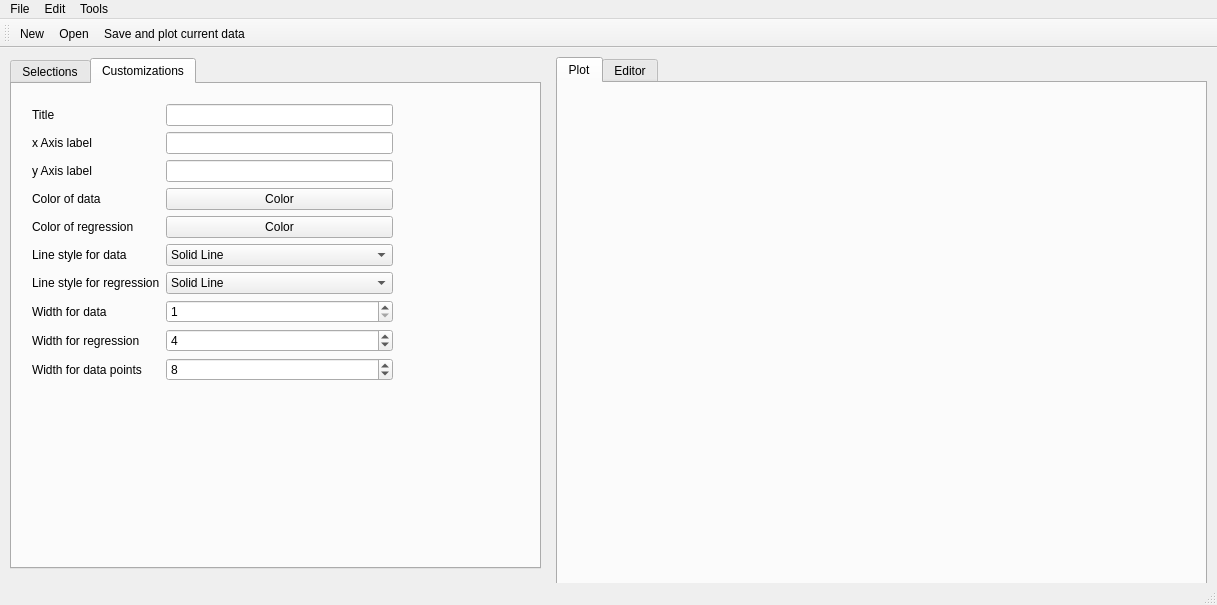
<?xml version="1.0" encoding="UTF-8"?>
<ui version="4.0">
 <class>MainWindow</class>
 <widget class="QMainWindow" name="MainWindow">
  <property name="geometry">
   <rect>
    <x>0</x>
    <y>0</y>
    <width>1217</width>
    <height>605</height>
   </rect>
  </property>
  <property name="windowTitle">
   <string>MainWindow</string>
  </property>
  <widget class="QWidget" name="centralwidget">
   <widget class="QTabWidget" name="tabWidgetDisplay">
    <property name="geometry">
     <rect>
      <x>556</x>
      <y>9</y>
      <width>651</width>
      <height>541</height>
     </rect>
    </property>
    <property name="currentIndex">
     <number>0</number>
    </property>
    <widget class="QWidget" name="tab_plot">
     <attribute name="title">
      <string>Plot</string>
     </attribute>
     <widget class="QCustomPlot" name="widgetGraph" native="true">
      <property name="geometry">
       <rect>
        <x>9</x>
        <y>9</y>
        <width>621</width>
        <height>491</height>
       </rect>
      </property>
     </widget>
    </widget>
    <widget class="QWidget" name="tab_text">
     <attribute name="title">
      <string>Editor</string>
     </attribute>
     <widget class="QTextEdit" name="textEdit">
      <property name="geometry">
       <rect>
        <x>13</x>
        <y>10</y>
        <width>621</width>
        <height>471</height>
       </rect>
      </property>
     </widget>
    </widget>
   </widget>
   <widget class="QTabWidget" name="tabWidget">
    <property name="geometry">
     <rect>
      <x>10</x>
      <y>10</y>
      <width>531</width>
      <height>511</height>
     </rect>
    </property>
    <property name="currentIndex">
     <number>1</number>
    </property>
    <widget class="QWidget" name="tab_selections">
     <attribute name="title">
      <string>Selections</string>
     </attribute>
     <widget class="QWidget" name="formLayoutWidget">
      <property name="geometry">
       <rect>
        <x>10</x>
        <y>30</y>
        <width>224</width>
        <height>122</height>
       </rect>
      </property>
      <layout class="QFormLayout" name="formLayout">
       <item row="0" column="0">
        <widget class="QLabel" name="label">
         <property name="text">
          <string>x Axis column</string>
         </property>
        </widget>
       </item>
       <item row="1" column="0">
        <widget class="QLabel" name="label_2">
         <property name="text">
          <string>y Axis column</string>
         </property>
        </widget>
       </item>
       <item row="1" column="1">
        <widget class="QSpinBox" name="yAxis">
         <property name="value">
          <number>1</number>
         </property>
        </widget>
       </item>
       <item row="0" column="1">
        <widget class="QSpinBox" name="xAxis"/>
       </item>
       <item row="2" column="0">
        <widget class="QLabel" name="label_3">
         <property name="text">
          <string>Regression fit</string>
         </property>
        </widget>
       </item>
       <item row="2" column="1">
        <widget class="QCheckBox" name="checkBox_regression">
         <property name="text">
          <string/>
         </property>
        </widget>
       </item>
       <item row="3" column="0">
        <widget class="QLabel" name="label_8">
         <property name="text">
          <string>Connect data points</string>
         </property>
        </widget>
       </item>
       <item row="3" column="1">
        <widget class="QCheckBox" name="checkBox_graphconnect">
         <property name="text">
          <string/>
         </property>
        </widget>
       </item>
       <item row="4" column="0">
        <widget class="QLabel" name="label_16">
         <property name="text">
          <string>Use regression equation as title</string>
         </property>
        </widget>
       </item>
       <item row="4" column="1">
        <widget class="QCheckBox" name="checkBox_legend">
         <property name="text">
          <string/>
         </property>
        </widget>
       </item>
      </layout>
     </widget>
    </widget>
    <widget class="QWidget" name="tab_customizations">
     <attribute name="title">
      <string>Customizations</string>
     </attribute>
     <widget class="QWidget" name="formLayoutWidget_2">
      <property name="geometry">
       <rect>
        <x>20</x>
        <y>20</y>
        <width>361</width>
        <height>308</height>
       </rect>
      </property>
      <layout class="QFormLayout" name="formLayout_2">
       <item row="0" column="0">
        <widget class="QLabel" name="label_4">
         <property name="text">
          <string>Title</string>
         </property>
        </widget>
       </item>
       <item row="0" column="1">
        <widget class="QLineEdit" name="lineEdit_title"/>
       </item>
       <item row="1" column="0">
        <widget class="QLabel" name="label_5">
         <property name="text">
          <string>x Axis label</string>
         </property>
        </widget>
       </item>
       <item row="1" column="1">
        <widget class="QLineEdit" name="lineEdit_xaxis"/>
       </item>
       <item row="2" column="0">
        <widget class="QLabel" name="label_6">
         <property name="text">
          <string>y Axis label</string>
         </property>
        </widget>
       </item>
       <item row="2" column="1">
        <widget class="QLineEdit" name="lineEdit_yaxis"/>
       </item>
       <item row="3" column="0">
        <widget class="QLabel" name="label_7">
         <property name="text">
          <string>Color of data</string>
         </property>
        </widget>
       </item>
       <item row="3" column="1">
        <widget class="QPushButton" name="pushButton">
         <property name="text">
          <string>Color</string>
         </property>
        </widget>
       </item>
       <item row="4" column="0">
        <widget class="QLabel" name="label_9">
         <property name="text">
          <string>Color of regression</string>
         </property>
        </widget>
       </item>
       <item row="4" column="1">
        <widget class="QPushButton" name="pushButton_2">
         <property name="text">
          <string>Color</string>
         </property>
        </widget>
       </item>
       <item row="5" column="0">
        <widget class="QLabel" name="label_10">
         <property name="text">
          <string>Line style for data</string>
         </property>
        </widget>
       </item>
       <item row="5" column="1">
        <widget class="QComboBox" name="comboBox_data">
         <item>
          <property name="text">
           <string>Solid Line</string>
          </property>
         </item>
         <item>
          <property name="text">
           <string>Dash Line</string>
          </property>
         </item>
         <item>
          <property name="text">
           <string>Dot Line</string>
          </property>
         </item>
         <item>
          <property name="text">
           <string>Dash Dot Line</string>
          </property>
         </item>
         <item>
          <property name="text">
           <string>Dash Dot Dot Line</string>
          </property>
         </item>
        </widget>
       </item>
       <item row="6" column="0">
        <widget class="QLabel" name="label_11">
         <property name="text">
          <string>Line style for regression</string>
         </property>
        </widget>
       </item>
       <item row="6" column="1">
        <widget class="QComboBox" name="comboBox_reg">
         <item>
          <property name="text">
           <string>Solid Line</string>
          </property>
         </item>
         <item>
          <property name="text">
           <string>Dash Line</string>
          </property>
         </item>
         <item>
          <property name="text">
           <string>Dot Line</string>
          </property>
         </item>
         <item>
          <property name="text">
           <string>Dash Dot Line</string>
          </property>
         </item>
         <item>
          <property name="text">
           <string>Dash Dot Dot Line</string>
          </property>
         </item>
        </widget>
       </item>
       <item row="7" column="0">
        <widget class="QLabel" name="label_13">
         <property name="text">
          <string>Width for data</string>
         </property>
        </widget>
       </item>
       <item row="7" column="1">
        <widget class="QSpinBox" name="spinBox_datawidth">
         <property name="minimum">
          <number>1</number>
         </property>
        </widget>
       </item>
       <item row="8" column="0">
        <widget class="QLabel" name="label_14">
         <property name="text">
          <string>Width for regression</string>
         </property>
        </widget>
       </item>
       <item row="8" column="1">
        <widget class="QSpinBox" name="spinBox_regwidth">
         <property name="minimum">
          <number>1</number>
         </property>
         <property name="value">
          <number>4</number>
         </property>
        </widget>
       </item>
       <item row="9" column="0">
        <widget class="QLabel" name="label_15">
         <property name="text">
          <string>Width for data points</string>
         </property>
        </widget>
       </item>
       <item row="9" column="1">
        <widget class="QSpinBox" name="spinBox_pointswidth">
         <property name="minimum">
          <number>0</number>
         </property>
         <property name="value">
          <number>8</number>
         </property>
        </widget>
       </item>
      </layout>
     </widget>
    </widget>
   </widget>
  </widget>
  <widget class="QMenuBar" name="menubar">
   <property name="geometry">
    <rect>
     <x>0</x>
     <y>0</y>
     <width>1217</width>
     <height>21</height>
    </rect>
   </property>
   <widget class="QMenu" name="menuFile">
    <property name="title">
     <string>File</string>
    </property>
    <addaction name="actionNew"/>
    <addaction name="actionOpen"/>
    <addaction name="actionSave_text"/>
    <addaction name="actionSave_text_2"/>
    <addaction name="actionExit"/>
   </widget>
   <widget class="QMenu" name="menuEdit">
    <property name="title">
     <string>Edit</string>
    </property>
    <addaction name="actionCopy"/>
    <addaction name="actionCut"/>
    <addaction name="actionPaste"/>
    <addaction name="actionUndo"/>
    <addaction name="actionRedo"/>
   </widget>
   <widget class="QMenu" name="menuPlot">
    <property name="title">
     <string>Tools</string>
    </property>
    <addaction name="actionPlot_current_data"/>
   </widget>
   <addaction name="menuFile"/>
   <addaction name="menuEdit"/>
   <addaction name="menuPlot"/>
  </widget>
  <widget class="QStatusBar" name="statusbar"/>
  <widget class="QToolBar" name="toolBar">
   <property name="windowTitle">
    <string>toolBar</string>
   </property>
   <attribute name="toolBarArea">
    <enum>TopToolBarArea</enum>
   </attribute>
   <attribute name="toolBarBreak">
    <bool>false</bool>
   </attribute>
   <addaction name="actionNew"/>
   <addaction name="actionOpen"/>
   <addaction name="actionPlot_current_data"/>
  </widget>
  <action name="actionOpen">
   <property name="icon">
    <iconset resource="Resources.qrc">
     <normaloff>:/imgs/imgs/Open.bmp</normaloff>:/imgs/imgs/Open.bmp</iconset>
   </property>
   <property name="text">
    <string>Open</string>
   </property>
  </action>
  <action name="actionExit">
   <property name="text">
    <string>Exit</string>
   </property>
  </action>
  <action name="actionNew">
   <property name="icon">
    <iconset resource="Resources.qrc">
     <normaloff>:/imgs/imgs/New.bmp</normaloff>:/imgs/imgs/New.bmp</iconset>
   </property>
   <property name="text">
    <string>New</string>
   </property>
  </action>
  <action name="actionPlot_current_data">
   <property name="icon">
    <iconset resource="Resources.qrc">
     <normaloff>:/imgs/imgs/Highlight.bmp</normaloff>:/imgs/imgs/Highlight.bmp</iconset>
   </property>
   <property name="text">
    <string>Save and plot current data</string>
   </property>
  </action>
  <action name="actionSave_text">
   <property name="icon">
    <iconset resource="Resources.qrc">
     <normaloff>:/imgs/imgs/Save.bmp</normaloff>:/imgs/imgs/Save.bmp</iconset>
   </property>
   <property name="text">
    <string>Save text as</string>
   </property>
  </action>
  <action name="actionSave_text_2">
   <property name="text">
    <string>Save text</string>
   </property>
  </action>
  <action name="actionCopy">
   <property name="text">
    <string>Copy</string>
   </property>
  </action>
  <action name="actionCut">
   <property name="text">
    <string>Cut</string>
   </property>
  </action>
  <action name="actionPaste">
   <property name="text">
    <string>Paste</string>
   </property>
  </action>
  <action name="actionUndo">
   <property name="text">
    <string>Undo</string>
   </property>
  </action>
  <action name="actionRedo">
   <property name="text">
    <string>Redo</string>
   </property>
  </action>
 </widget>
 <customwidgets>
  <customwidget>
   <class>QCustomPlot</class>
   <extends>QWidget</extends>
   <header>qcustomplot.h</header>
   <container>1</container>
  </customwidget>
 </customwidgets>
 <resources>
  <include location="Resources.qrc"/>
 </resources>
 <connections/>
</ui>
